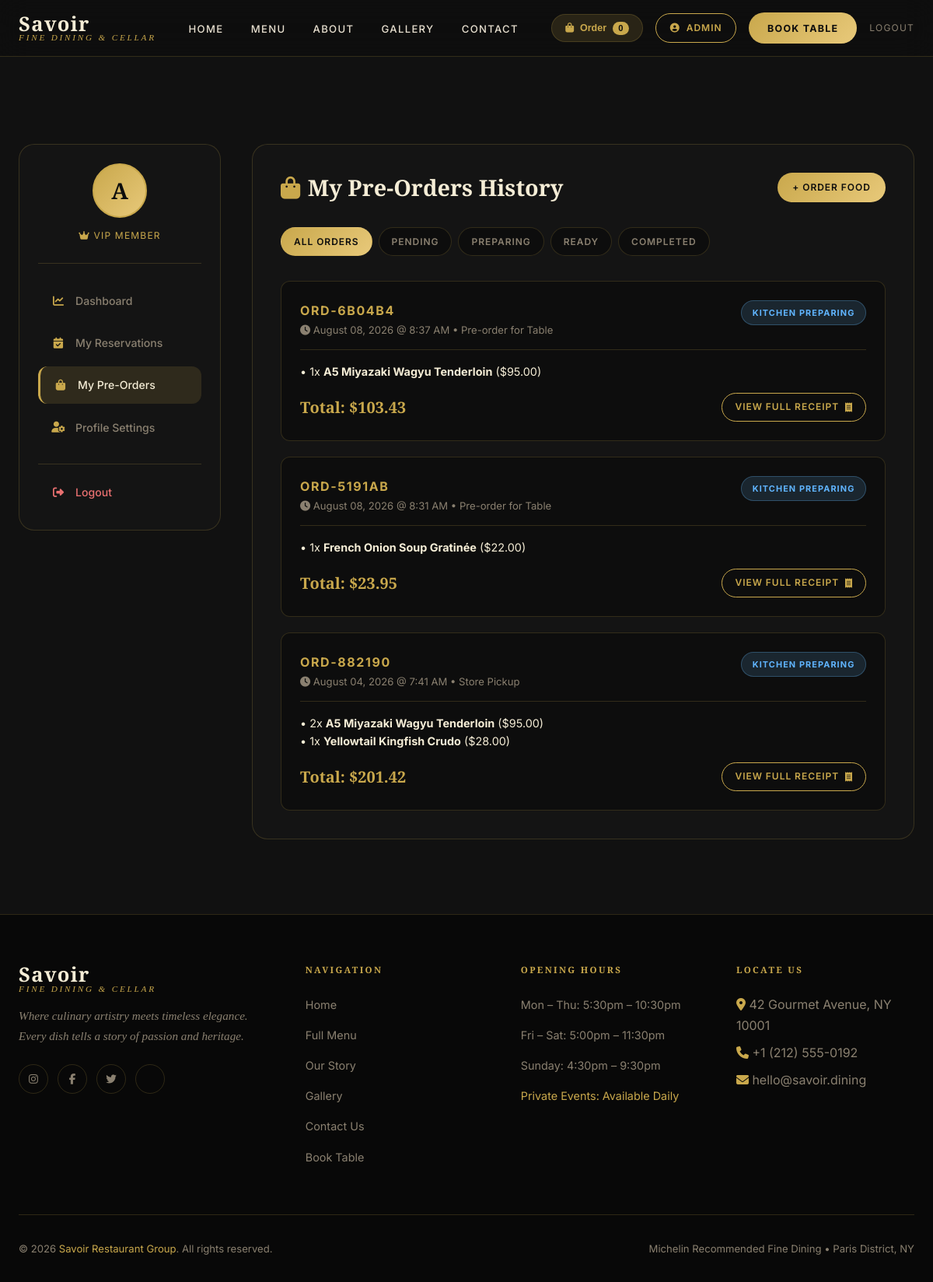
/my-orders/ (signed in), run on the app's committed database.
### User_Dashboard/models.py (models this page shows, shortened)
class Order(models.Model):
    TYPE_CHOICES = [
        ('pickup',   'Store Pickup'),
        ('delivery', 'Home Delivery'),
        ('dine_in',  'Pre-order for Table'),
    ]
    STATUS_CHOICES = [
        ('pending',   'Pending Confirmation'),
        ('preparing', 'Kitchen Preparing'),
        ('ready',     'Ready / Out for Delivery'),
        ('completed', 'Completed'),
        ('cancelled', 'Cancelled'),
    ]
    user             = models.ForeignKey(User, on_delete=models.SET_NULL, null=True, blank=True, related_name='orders')
    order_ref        = models.CharField(max_length=20, unique=True, default=generate_order_ref)
    customer_name    = models.CharField(max_length=200)
    customer_email   = models.EmailField()
    customer_phone   = models.CharField(max_length=20)
    order_type       = models.CharField(max_length=20, choices=TYPE_CHOICES, default='pickup')
    delivery_address = models.TextField(blank=True)
    status           = models.CharField(max_length=20, choices=STATUS_CHOICES, default='pending')
    subtotal         = models.DecimalField(max_digits=10, decimal_places=2, default=0.00)
    tax              = models.DecimalField(max_digits=10, decimal_places=2, default=0.00)
    total_price      = models.DecimalField(max_digits=10, decimal_places=2, default=0.00)
    notes            = models.TextField(blank=True)
    created_at       = models.DateTimeField(auto_now_add=True)
    class Meta:
        ordering = ['-created_at']

class OrderItem(models.Model):
    order      = models.ForeignKey(Order, on_delete=models.CASCADE, related_name='items')
    menu_item  = models.ForeignKey(MenuItem, on_delete=models.SET_NULL, null=True, blank=True)
    item_name  = models.CharField(max_length=200)
    unit_price = models.DecimalField(max_digits=8, decimal_places=2)
    quantity   = models.PositiveIntegerField(default=1)

### User_Dashboard/views.py (the view)
# urls.py: path('my-orders/',                   views.my_orders,           name='my_orders'),
@login_required
def my_orders(request):
    status_filter = request.GET.get('status', 'all')
    orders = Order.objects.filter(user=request.user)
    if status_filter != 'all':
        orders = orders.filter(status=status_filter)
    return render(request, 'my-orders.html', {
        'orders':        orders,
        'status_filter': status_filter,
    })

### templates/my-orders.html (shortened to what this page needs)
{% extends 'base.html' %}
{% block content %}
<section class="dash-section">
  <div class="container">
    <div class="dash-layout">
      <aside class="dash-sidebar fade-in">
        <div class="dash-user-card">
          <div class="dash-avatar">
            {% if user.profile.profile_photo %}
              <img src="{{ user.profile.profile_photo.url }}" alt="{{ user.first_name }}" />
            {% else %}
              {{ user.first_name|default:user.username|slice:":1"|upper }}
            {% endif %}
          </div>
          <div class="dash-user-role"><i class="fas fa-crown"></i> VIP Member</div>
        </div>
        <ul class="dash-nav">
          <li><a href="{% url 'dashboard' %}"><i class="fas fa-chart-line"></i> Dashboard</a></li>
          <li><a href="{% url 'my_reservations' %}"><i class="fas fa-calendar-check"></i> My Reservations</a></li>
          <li><a href="{% url 'my_orders' %}" class="active"><i class="fas fa-shopping-bag"></i> My Pre-Orders</a></li>
          <li><a href="{% url 'profile' %}"><i class="fas fa-user-cog"></i> Profile Settings</a></li>
          <li style="margin-top:1rem; border-top:1px solid var(--border); padding-top:0.75rem;">
            <a href="{% url 'logout' %}" style="color:#e87070"><i class="fas fa-sign-out-alt" style="color:#e87070"></i> Logout</a>
          </li>
        </ul>
      </aside>
      <main class="orders-card fade-in">
        <div class="orders-header">
          <h2><i class="fas fa-shopping-bag"></i> My Pre-Orders History</h2>
          <a href="{% url 'menu' %}" class="btn btn-gold" style="padding:0.55rem 1.2rem; font-size:0.75rem;">
            + Order Food
          </a>
        </div>
        <div class="status-tabs">
          <a href="{% url 'my_orders' %}?status=all" class="status-tab-btn {% if status_filter == 'all' %}active{% endif %}">All Orders</a>
          <a href="{% url 'my_orders' %}?status=pending" class="status-tab-btn {% if status_filter == 'pending' %}active{% endif %}">Pending</a>
          <a href="{% url 'my_orders' %}?status=preparing" class="status-tab-btn {% if status_filter == 'preparing' %}active{% endif %}">Preparing</a>
          <a href="{% url 'my_orders' %}?status=ready" class="status-tab-btn {% if status_filter == 'ready' %}active{% endif %}">Ready</a>
          <a href="{% url 'my_orders' %}?status=completed" class="status-tab-btn {% if status_filter == 'completed' %}active{% endif %}">Completed</a>
        </div>
        {% if orders %}
          <div class="order-list">
            {% for ord in orders %}
            <article class="order-item-card">
              <div class="order-top-row">
                <div>
                  <div class="order-ref-code">{{ ord.order_ref }}</div>
                  <div class="order-date-text"><i class="fas fa-clock"></i> {{ ord.created_at|date:"F d, Y @ g:i A" }} • {{ ord.get_order_type_display }}</div>
                </div>
                <span class="status-tag status-{{ ord.status }}">{{ ord.get_status_display }}</span>
              </div>
              <div class="order-dishes-summary">
                {% for item in ord.items.all %}
                  <span>• {{ item.quantity }}x <strong>{{ item.item_name }}</strong> (${{ item.unit_price }})</span>{% if not forloop.last %}<br>{% endif %}
                {% empty %}
                  <span>Pre-order summary items</span>
                {% endfor %}
              </div>
              <div class="order-bottom-row">
                <div class="order-price-tag">Total: ${{ ord.total_price }}</div>
                <a href="{% url 'order_details' ref=ord.order_ref %}" class="btn btn-outline" style="padding:0.45rem 1rem; font-size:0.75rem;">
                  View Full Receipt <i class="fas fa-receipt"></i>
                </a>
              </div>
            </article>
            {% endfor %}
          </div>
        {% endif %}
      </main>
    </div>
  </div>
</section>
{% endblock %}

### templates/base.html (shortened to what this page needs)
<!DOCTYPE html>
<html lang="en">
<head>
  <link rel="stylesheet" href="https://cdnjs.cloudflare.com/ajax/libs/font-awesome/6.5.0/css/all.min.css" />
</head>
<body>
<nav class="navbar" id="navbar" role="navigation" aria-label="Main navigation">
  <div class="container navbar-inner">
    <a href="{% url 'index' %}" class="navbar-brand" id="nav-logo">
      <span class="brand-name">Savoir</span>
      <span class="brand-tagline">Fine Dining & Cellar</span>
    </a>
    <ul class="navbar-links" id="nav-links">
      <li><a href="{% url 'index' %}" id="nav-home" {% if request.resolver_match.url_name == 'index' %}class="active"{% endif %}>Home</a></li>
      <li><a href="{% url 'menu' %}" id="nav-menu" {% if request.resolver_match.url_name == 'menu' or request.resolver_match.url_name == 'dish_detail' %}class="active"{% endif %}>Menu</a></li>
      <li><a href="{% url 'about' %}" id="nav-about" {% if request.resolver_match.url_name == 'about' %}class="active"{% endif %}>About</a></li>
      <li><a href="{% url 'gallery' %}" id="nav-gallery" {% if request.resolver_match.url_name == 'gallery' %}class="active"{% endif %}>Gallery</a></li>
      <li><a href="{% url 'contact' %}" id="nav-contact" {% if request.resolver_match.url_name == 'contact' %}class="active"{% endif %}>Contact</a></li>
    </ul>
    <div class="navbar-actions">
      <button class="cart-btn-trigger" id="cart-trigger-btn" onclick="toggleCartDrawer()">
        <i class="fas fa-shopping-bag"></i> Order <span class="cart-badge" id="cart-count">0</span>
      </button>
      {% if user.is_authenticated %}
        <a href="{% url 'profile' %}" class="btn btn-outline" style="padding:0.5rem 1.1rem; font-size:0.75rem;" id="nav-profile-btn">
          <i class="fas fa-user-circle"></i> {{ user.first_name|default:user.username }}
        </a>
        <a href="{% url 'reservation' %}" class="navbar-reserve" id="nav-cta">Book Table</a>
        <a href="{% url 'logout' %}" style="font-size:0.75rem; color:var(--text-muted); text-transform:uppercase; letter-spacing:0.1em;" id="nav-logout-btn">
          Logout
        </a>
      {% endif %}
    </div>
  </div>
</nav>
<main id="main-content">
  {% block content %}{% endblock %}
</main>
<footer role="contentinfo">
  <div class="container">
    <div class="footer-grid">
      <div class="footer-brand">
        <div class="navbar-brand">
          <span class="brand-name">Savoir</span>
          <span class="brand-tagline">Fine Dining & Cellar</span>
        </div>
        <p>Where culinary artistry meets timeless elegance. Every dish tells a story of passion and heritage.</p>
        <div class="footer-social">
          <a href="#" aria-label="Instagram"><i class="fab fa-instagram"></i></a>
          <a href="#" aria-label="Facebook"><i class="fab fa-facebook-f"></i></a>
          <a href="#" aria-label="Twitter"><i class="fab fa-twitter"></i></a>
          <a href="#" aria-label="TripAdvisor"></a>
        </div>
      </div>
      <div class="footer-col">
        <h4>Navigation</h4>
        <ul>
          <li><a href="{% url 'index' %}">Home</a></li>
          <li><a href="{% url 'menu' %}">Full Menu</a></li>
          <li><a href="{% url 'about' %}">Our Story</a></li>
          <li><a href="{% url 'gallery' %}">Gallery</a></li>
          <li><a href="{% url 'contact' %}">Contact Us</a></li>
          <li><a href="{% url 'reservation' %}">Book Table</a></li>
        </ul>
      </div>
      <div class="footer-col">
        <h4>Opening Hours</h4>
        <ul>
          <li><a>Mon – Thu: 5:30pm – 10:30pm</a></li>
          <li><a>Fri – Sat: 5:00pm – 11:30pm</a></li>
          <li><a>Sunday: 4:30pm – 9:30pm</a></li>
          <li><a style="color:var(--gold)">Private Events: Available Daily</a></li>
        </ul>
      </div>
      <div class="footer-col footer-info">
        <h4>Locate Us</h4>
        <p style="color:var(--text-muted)"><i class="fas fa-map-marker-alt" style="color:var(--gold)"></i> 42 Gourmet Avenue, NY 10001</p>
        <p style="color:var(--text-muted); margin: 0.5rem 0;"><i class="fas fa-phone" style="color:var(--gold)"></i> +1 (212) 555-0192</p>
        <p style="color:var(--text-muted)"><i class="fas fa-envelope" style="color:var(--gold)"></i> hello@savoir.dining</p>
      </div>
    </div>
    <div class="footer-bottom">
      <p>© 2026 <span>Savoir Restaurant Group</span>. All rights reserved.</p>
      <p>Michelin Recommended Fine Dining • Paris District, NY</p>
    </div>
  </div>
</footer>
</body>
</html>

### templates/my-orders.html (style rules this page uses)
.dash-section { padding: 7rem 0 6rem; background: var(--bg-section); min-height: 85vh; }
.dash-layout { display: grid; grid-template-columns: 260px 1fr; gap: 2.5rem; align-items: start; }
.dash-sidebar { background: var(--bg-card); border: 1px solid var(--border); border-radius: var(--radius-lg); padding: 1.5rem; position: sticky; top: 100px; }
.dash-user-card { text-align: center; padding-bottom: 1.5rem; margin-bottom: 1.5rem; border-bottom: 1px solid var(--border); }
.dash-avatar { width: 70px; height: 70px; border-radius: 50%; background: linear-gradient(135deg, var(--gold), var(--gold-light)); color: var(--bg-dark); display: flex; align-items: center; justify-content: center; font-family: var(--font-heading); font-size: 1.8rem; font-weight: 700; margin: 0 auto 0.8rem; border: 2px solid var(--gold); overflow: hidden; }
.dash-user-role { font-size: 0.75rem; color: var(--gold); text-transform: uppercase; letter-spacing: 0.1em; }
.dash-nav { list-style: none; display: flex; flex-direction: column; gap: 0.4rem; }
.dash-nav a { display: flex; align-items: center; gap: 0.75rem; padding: 0.75rem 1rem; border-radius: var(--radius); color: var(--text-muted); font-size: 0.88rem; font-weight: 500; transition: all 0.3s ease; }
.dash-nav a i { width: 20px; color: var(--gold); text-align: center; }
.dash-nav a:hover, .dash-nav a.active { background: var(--gold-dim); color: var(--cream); border-left: 3px solid var(--gold); }
.orders-card { background: var(--bg-card); border: 1px solid var(--border); border-radius: var(--radius-lg); padding: 2.25rem; }
.orders-header { display: flex; justify-content: space-between; align-items: center; margin-bottom: 2rem; flex-wrap: wrap; gap: 1rem; }
.orders-header h2 { font-family: var(--font-heading); font-size: 1.8rem; color: var(--cream); display: flex; align-items: center; gap: 0.6rem; }
.orders-header h2 i { color: var(--gold); }
.status-tabs { display: flex; gap: 0.5rem; flex-wrap: wrap; margin-bottom: 2rem; }
.status-tab-btn { padding: 0.45rem 1rem; border-radius: 50px; font-size: 0.75rem; font-weight: 600; letter-spacing: 0.08em; text-transform: uppercase; border: 1px solid var(--border); background: var(--bg-dark); color: var(--text-muted); transition: all 0.25s ease; text-decoration: none; }
.status-tab-btn:hover, .status-tab-btn.active { border-color: var(--gold); color: var(--gold); background: var(--gold-dim); }
.status-tab-btn.active { background: linear-gradient(135deg, var(--gold), var(--gold-light)); color: var(--bg-dark); border-color: transparent; }
.order-list { display: flex; flex-direction: column; gap: 1.25rem; }
.order-item-card { background: var(--bg-dark); border: 1px solid var(--border); border-radius: var(--radius); padding: 1.5rem; transition: all 0.3s ease; }
.order-top-row { display: flex; justify-content: space-between; align-items: flex-start; margin-bottom: 1rem; padding-bottom: 0.85rem; border-bottom: 1px solid var(--border); }
.order-ref-code { font-family: var(--font-body); font-size: 1rem; font-weight: 700; color: var(--gold); letter-spacing: 0.1em; }
.order-date-text { font-size: 0.82rem; color: var(--text-muted); }
.order-dishes-summary { font-size: 0.9rem; color: var(--cream); margin-bottom: 1rem; line-height: 1.6; }
.order-bottom-row { display: flex; justify-content: space-between; align-items: center; flex-wrap: wrap; gap: 1rem; }
.order-price-tag { font-family: var(--font-heading); font-size: 1.25rem; color: var(--gold); font-weight: 700; }
.status-tag { font-size: 0.68rem; font-weight: 700; letter-spacing: 0.1em; text-transform: uppercase; padding: 0.35rem 0.85rem; border-radius: 50px; }
.status-preparing { background: rgba(100,180,240,0.15); color: #60B5FF; border: 1px solid rgba(100,180,240,0.3); }

### data on the page
Order: order_ref "ORD-6B04B4", created_at "August 08, 2026 @ 8:37 AM", order_type "Pre-order for Table", status "KITCHEN PREPARING", total_price "103.43"
OrderItem: quantity "1", item_name "A5 Miyazaki Wagyu Tenderloin", unit_price "95.00"
Order: order_ref "ORD-5191AB", created_at "August 08, 2026 @ 8:31 AM", order_type "Pre-order for Table", status "KITCHEN PREPARING", total_price "23.95"
OrderItem: quantity "1", item_name "French Onion Soup Gratinée", unit_price "22.00"
Order: order_ref "ORD-882190", created_at "August 04, 2026 @ 7:41 AM", order_type "Store Pickup", status "KITCHEN PREPARING", total_price "201.42"
OrderItem: quantity "2", item_name "A5 Miyazaki Wagyu Tenderloin", unit_price "95.00"
OrderItem: quantity "1", item_name "Yellowtail Kingfish Crudo", unit_price "28.00"

### other printed values
{{ user.first_name|default:user.username }} "ADMIN"
{{ user.first_name|default:user.username|slice:":1"|upper }} "A"
